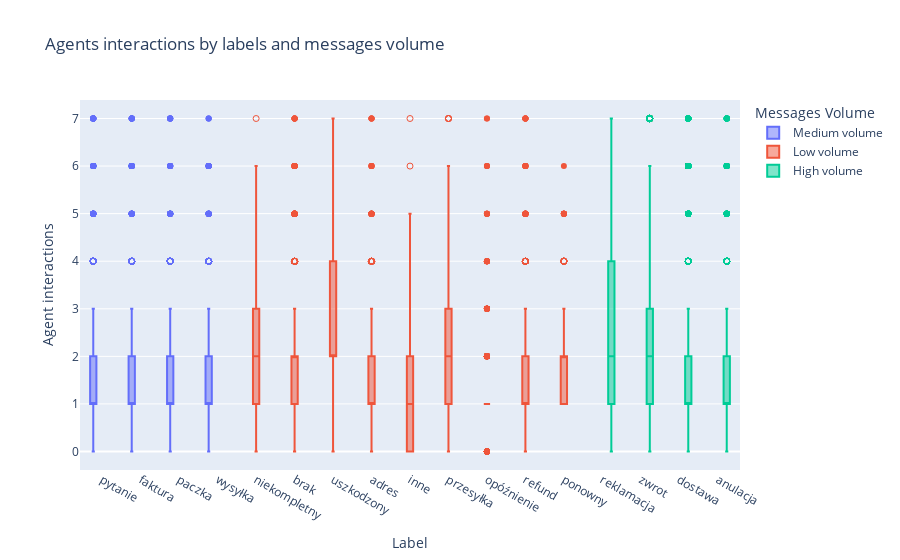

The notebook cell this image was saved under:
### Markdown cell above
The plotted distribution of labels by days reveals that approximately 25% to 33% of incoming messages occur outside regular working hours. Remarkably, the message influx remains consistent, demonstrating minimal dependency on the day of the week. However, during weekends, there is an uptick to nearly 50% of the usual volume observed on regular working days. It's recommended to conduct further analysis specifically on weekend messages, focusing on identifying fields that could benefit from automation.

### Code cell
interactions = pd.DataFrame(all_cus_go[['Agent interactions', 'final_label']])

high_volume = ['dostawa', 'zwrot', 'anulacja', 'reklamacja']
medium_volume = ['pytanie', 'faktura', 'wysyłka', 'paczka']

interactions['volume'] = ['High volume' if row in high_volume else 'Medium volume' if row in medium_volume else 'Low volume' for row in interactions['final_label']]

upper_bound = interactions['Agent interactions'].quantile(0.975)

interactions_filtered = interactions[
    (interactions['Agent interactions'] <= upper_bound)
]

fig = px.box(interactions_filtered, x='final_label', y='Agent interactions',
    points='suspectedoutliers', color='volume',
    labels={'final_label':'Label', 'volume' : 'Messages Volume'},
    title="Agents interactions by labels and messages volume"
)
fig.show()

### Figure 1 — Plotly figure (JSON) as saved in the notebook; plotly's stock layout.template omitted (floating-point values rounded to 4 significant figures; data arrays with more than 128 entries replaced by an {"elided": "..."} marker saying what was removed)
{"data": [{"alignmentgroup": "True", "boxpoints": "suspectedoutliers", "hovertemplate": "Messages Volume=Medium volume<br>Label=%{x}<br>Agent interactions=%{y}<extra></extra>", "legendgroup": "Medium volume", "marker": {"color": "#636efa"}, "name": "Medium volume", "notched": false, "offsetgroup": "Medium volume", "orientation": "v", "showlegend": true, "type": "box", "x": {"elided": "7015 str values"}, "x0": " ", "xaxis": "x", "y": {"elided": "7015 int values"}, "y0": " ", "yaxis": "y"}, {"alignmentgroup": "True", "boxpoints": "suspectedoutliers", "hovertemplate": "Messages Volume=Low volume<br>Label=%{x}<br>Agent interactions=%{y}<extra></extra>", "legendgroup": "Low volume", "marker": {"color": "#EF553B"}, "name": "Low volume", "notched": false, "offsetgroup": "Low volume", "orientation": "v", "showlegend": true, "type": "box", "x": {"elided": "26942 str values"}, "x0": " ", "xaxis": "x", "y": {"elided": "26942 int values"}, "y0": " ", "yaxis": "y"}, {"alignmentgroup": "True", "boxpoints": "suspectedoutliers", "hovertemplate": "Messages Volume=High volume<br>Label=%{x}<br>Agent interactions=%{y}<extra></extra>", "legendgroup": "High volume", "marker": {"color": "#00cc96"}, "name": "High volume", "notched": false, "offsetgroup": "High volume", "orientation": "v", "showlegend": true, "type": "box", "x": {"elided": "23559 str values"}, "x0": " ", "xaxis": "x", "y": {"elided": "23559 int values"}, "y0": " ", "yaxis": "y"}], "layout": {"boxmode": "group", "legend": {"title": {"text": "Messages Volume"}, "tracegroupgap": 0}, "title": {"text": "Agents interactions by labels and messages volume"}, "xaxis": {"anchor": "y", "domain": [0, 1], "title": {"text": "Label"}}, "yaxis": {"anchor": "x", "domain": [0, 1], "title": {"text": "Agent interactions"}}}}
